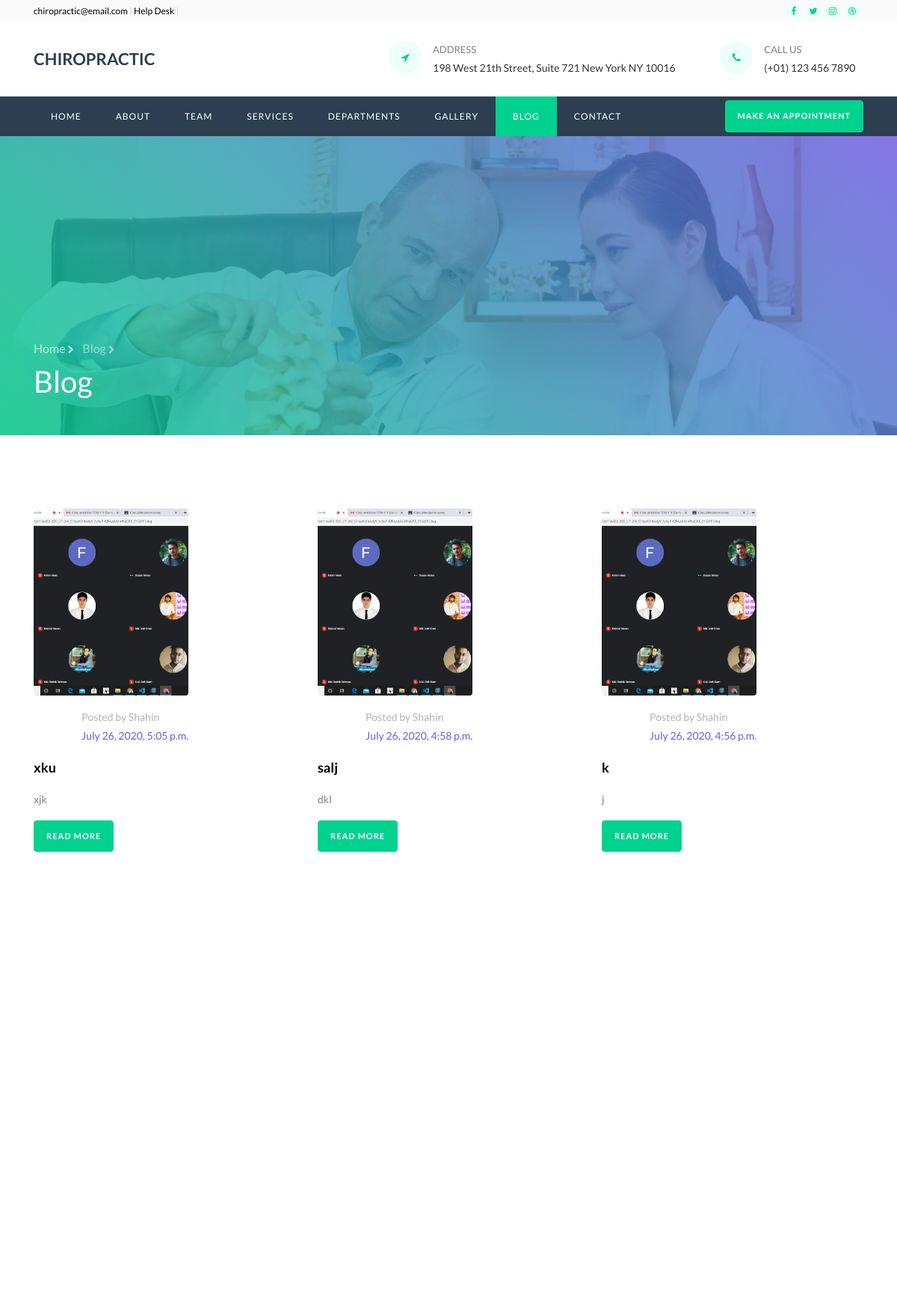
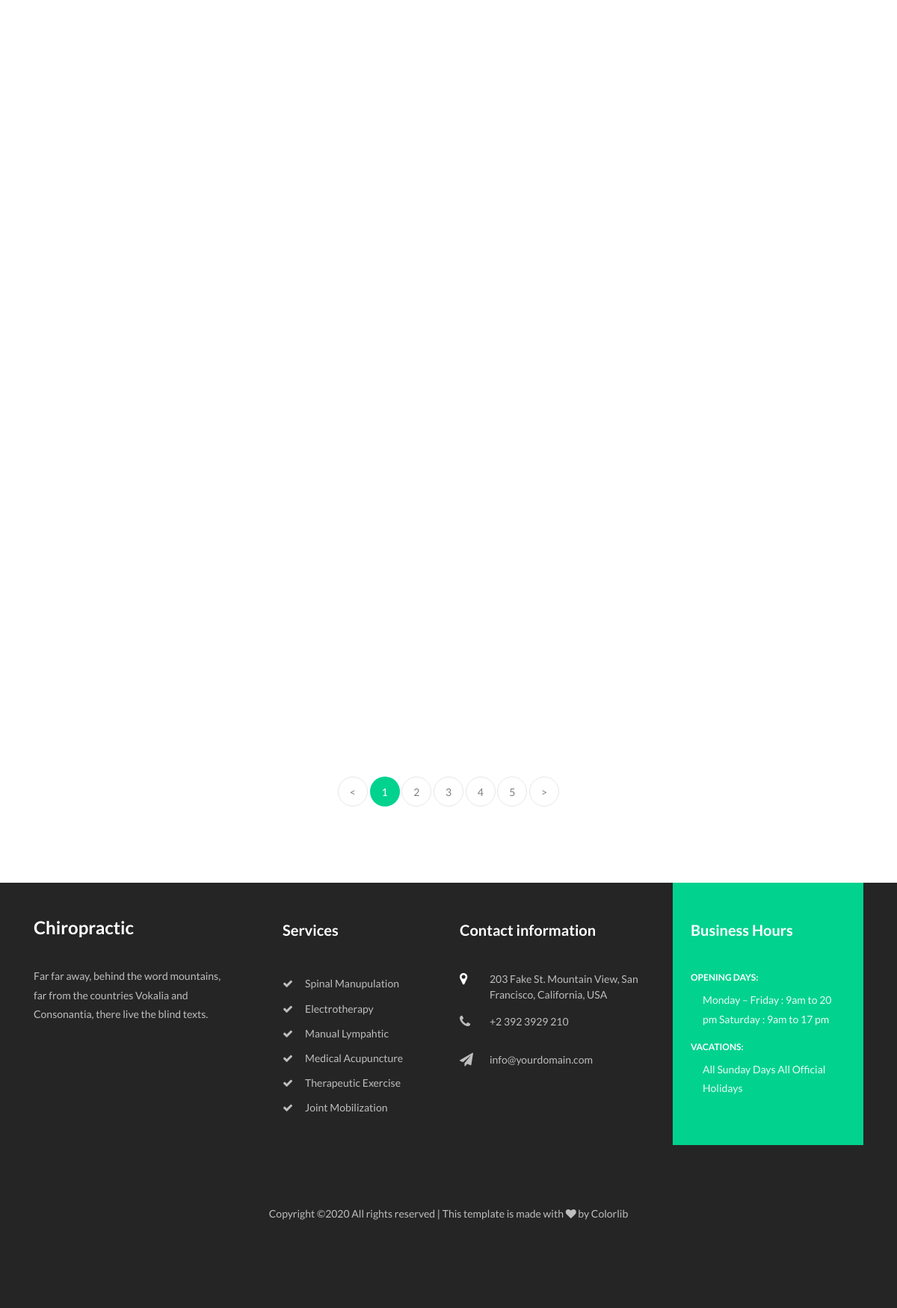
Screenshot of /blog/ with the database file from the repository (2 pictures, top to bottom).
### counseling/models.py (models this page shows, shortened)
class Status(models.Model):
    user = models.ForeignKey(User, on_delete=models.CASCADE)
    title = models.CharField(max_length=200)
    Artical= models.TextField(default='')
    Artical_img = models.ImageField(upload_to='post_pics', default='default.jpg')
    pub_date=models.DateTimeField(auto_now=True)
    class Meta:
        ordering = ['-pub_date']

### counseling/views.py (the view)
# urls.py: path("blog/",views.blog, name="blog"),
def blog(request):
    status = Status.objects.all()
    context = {'status': status}
    return render(request, 'counseling/blog.html',context)

### counseling/templates/counseling/blog.html
{% extends 'counseling/base.html' %}
{% load static %}
{% block blog %}active{% endblock %}
{% block body %}
    <section class="hero-wrap hero-wrap-2" style="background-image: url({% static 'counseling/images/bg_2.jpg' %});" data-stellar-background-ratio="0.5">
      <div class="overlay"></div>
      <div class="container">
        <div class="row no-gutters slider-text align-items-end">
          <div class="col-md-9 ftco-animate pb-5">
          	<p class="breadcrumbs mb-2"><span class="mr-2"><a href="index.html">Home <i class="fa fa-chevron-right"></i></a></span> <span>Blog <i class="fa fa-chevron-right"></i></span></p>
            <h1 class="mb-0 bread">Blog</h1>
          </div>
        </div>
      </div>
    </section>
		<section class="ftco-section">
      <div class="container">
        <div class="row">
            {%  for i in status %}
          <div class="col-md-4 d-flex ftco-animate">
            <div class="blog-entry align-self-stretch">
              <a href="blog-single.html" class="block-20 rounded" style="background-image: url(/media/{{ i.Artical_img }});">
              </a>
              <div class="text mt-3">
              	<div class="posted mb-3 d-flex">
              		<div class="img author" style="background-image: url(/media/{{ i.user.user_img }});"></div>
              		<div class="desc pl-3">
              			<span>Posted by {{ i.user.username }}</span>
              			<span>{{ i.pub_date }}</span>
              		</div>
              	</div>
                <h3 class="heading"><a href="#">{{ i.title }}</a></h3>
                <p>{{ i.Artical }}</p>
                <p><a href="\blog_single/{{i.id}}/" class="btn btn-primary">Read more</a></p>
              </div>
            </div>
          </div>
            {% endfor %}
        </div>
        <div class="row mt-5">
          <div class="col text-center">
            <div class="block-27">
              <ul>
                <li><a href="#">&lt;</a></li>
                <li class="active"><span>1</span></li>
                <li><a href="#">2</a></li>
                <li><a href="#">3</a></li>
                <li><a href="#">4</a></li>
                <li><a href="#">5</a></li>
                <li><a href="#">&gt;</a></li>
              </ul>
            </div>
          </div>
        </div>
      </div>
    </section>
{% endblock %}

### counseling/templates/counseling/base.html (shortened to what this page needs)
{% load static %}
<!DOCTYPE html>
<html lang="en">
  <head>
      <link rel="stylesheet" href="https://maxcdn.bootstrapcdn.com/bootstrap/4.0.0/css/bootstrap.min.css">
    <link rel="stylesheet" href="https://stackpath.bootstrapcdn.com/font-awesome/4.7.0/css/font-awesome.min.css">
    <link rel="stylesheet" href="{% static 'counseling/css/animate.css' %}">
    <link rel="stylesheet" href="{% static 'counseling/css/owl.carousel.min.css' %}">
    <link rel="stylesheet" href="{% static 'counseling/css/owl.theme.default.min.css' %}">
    <link rel="stylesheet" href="{% static 'counseling/css/magnific-popup.css' %}">
    <link rel="stylesheet" href="{% static 'counseling/css/bootstrap-datepicker.css' %}">
    <link rel="stylesheet" href="{% static 'counseling/css/jquery.timepicker.css' %}">
    <link rel="stylesheet" href="{% static 'counseling/css/flaticon.css' %}">
    <link rel="stylesheet" href="{% static 'counseling/css/style.css' %}">
  </head>
  <body>
  	<div class="top py-1">
  		<div class="container">
  			<div class="row">
	    		<div class="col d-flex align-items-center">
	    			<p class="mb-0"><a href="#">chiropractic@email.com</a> | <a href="#">Help Desk</a> | </p>
	    		</div>
	    		<div class="col-4 d-flex justify-content-end">
	    			<div class="social-media">
			    		<p class="mb-0 d-flex">
			    			<a href="#" class="d-flex align-items-center justify-content-center"><span class="fa fa-facebook"><i class="sr-only">Facebook</i></span></a>
			    			<a href="#" class="d-flex align-items-center justify-content-center"><span class="fa fa-twitter"><i class="sr-only">Twitter</i></span></a>
			    			<a href="#" class="d-flex align-items-center justify-content-center"><span class="fa fa-instagram"><i class="sr-only">Instagram</i></span></a>
			    			<a href="#" class="d-flex align-items-center justify-content-center"><span class="fa fa-dribbble"><i class="sr-only">Dribbble</i></span></a>
			    		</p>
		        </div>
	    		</div>
	    	</div>
  		</div>
  	</div>
		<div class="wrap">
	    <div class="container">
				<div class="row justify-content-between">
					<div class="col-md-3 mb-md-0 mb-4 d-flex align-items-center">
						<a class="navbar-brand" href="index.html">Chiropractic</a>
					</div>
					<div class="col-md-7">
						<div class="row">
							<div class="col-md-8 mb-md-0 mb-3">
								<div class="top-wrap d-flex">
									<div class="icon d-flex align-items-center justify-content-center"><span class="fa fa-location-arrow"></span></div>
									<div class="text"><span>Address</span><span>198 West 21th Street, Suite 721 New York NY 10016</span></div>
								</div>
							</div>
							<div class="col">
								<div class="top-wrap d-flex">
									<div class="icon d-flex align-items-center justify-content-center"><span class="fa fa-phone"></span></div>
									<div class="text"><span>Call us</span><span>(+01) 123 456 7890</span></div>
								</div>
							</div>
						</div>
					</div>
				</div>
			</div>
		</div>
		<nav class="navbar navbar-expand-lg navbar-dark ftco_navbar bg-dark ftco-navbar-light" id="ftco-navbar">
	    <div class="container">
				<div class="order-lg-last">
                    {% if request.user.is_authenticated %}
                    {% else %}
          <a href="\log" class="btn btn-primary">Make an appointment</a>
                    {% endif %}
        </div>
	      <div class="collapse navbar-collapse" id="ftco-nav">
	        <ul class="navbar-nav mr-auto">
	        	<li class="nav-item"><a href="\" class="nav-link">Home</a></li>
	        	<li class="nav-item {% block about %}{% endblock %}"><a href="\about" class="nav-link">About</a></li>
	        	<li class="nav-item {% block ProfileFilterView %}{% endblock %}"><a href="\ProfileFilterView" class="nav-link">Team</a></li>
	        	<li class="nav-item {% block services %}{% endblock %}"><a href="\services" class="nav-link">Services</a></li>
	        	<li class="nav-item {% block department %}{% endblock %}"><a href="\department" class="nav-link">Departments</a></li>
	        	<li class="nav-item {% block gallery %}{% endblock %}"><a href="\gallery" class="nav-link">Gallery</a></li>
	        	<li class="nav-item {% block blog %}{% endblock %}"><a href="\blog" class="nav-link">Blog</a></li>
	           <li class="nav-item {% block contact %}{% endblock %}"><a href="\contact" class="nav-link">Contact</a></li>
	        </ul>
	      </div>
	    </div>
	  </nav>
    {% block body %} {% endblock %}
    <footer class="footer ftco-section ftco-no-pt">
      <div class="container">
        <div class="row mb-5">
          <div class="col-md-6 col-lg">
            <div class="ftco-footer-widget py-4 py-md-5">
              <h2 class="logo"><a href="#">Chiropractic</a></h2>
              <p>Far far away, behind the word mountains, far from the countries Vokalia and Consonantia, there live the blind texts.</p>
              <ul class="ftco-footer-social list-unstyled float-md-left float-lft mt-4">
              </ul>
            </div>
          </div>
          <div class="col-md-6 col-lg">
            <div class="ftco-footer-widget ml-md-5 py-5">
              <h2 class="ftco-heading-2">Services</h2>
              <ul class="list-unstyled">
                <li><a href="#" class="py-1 d-block"><span class="fa fa-check mr-3"></span>Spinal Manupulation</a></li>
                <li><a href="#" class="py-1 d-block"><span class="fa fa-check mr-3"></span>Electrotherapy</a></li>
                <li><a href="#" class="py-1 d-block"><span class="fa fa-check mr-3"></span>Manual Lympahtic</a></li>
                <li><a href="#" class="py-1 d-block"><span class="fa fa-check mr-3"></span>Medical Acupuncture</a></li>
                <li><a href="#" class="py-1 d-block"><span class="fa fa-check mr-3"></span>Therapeutic Exercise</a></li>
                <li><a href="#" class="py-1 d-block"><span class="fa fa-check mr-3"></span>Joint Mobilization</a></li>
              </ul>
            </div>
          </div>
          <div class="col-md-6 col-lg">
            <div class="ftco-footer-widget py-4 py-md-5">
            	<h2 class="ftco-heading-2">Contact information</h2>
            	<div class="block-23 mb-3">
	              <ul>
	                <li><span class="icon fa fa-map-marker"></span><span class="text">203 Fake St. Mountain View, San Francisco, California, USA</span></li>
	                <li><a href="#"><span class="icon fa fa-phone"></span><span class="text">+2 392 3929 210</span></a></li>
	                <li><a href="#"><span class="icon fa fa-paper-plane"></span><span class="text">info@yourdomain.com</span></a></li>
	              </ul>
	            </div>
            </div>
          </div>
          <div class="col-md-6 col-lg">
             <div class="ftco-footer-widget bg-primary p-4 py-5">
              <h2 class="ftco-heading-2">Business Hours</h2>
              <div class="opening-hours">
              	<h4>Opening Days:</h4>
              	<p class="pl-3">
              		<span>Monday – Friday : 9am to 20 pm</span>
              		<span>Saturday : 9am to 17 pm</span>
              	</p>
              	<h4>Vacations:</h4>
              	<p class="pl-3">
              		<span>All Sunday Days</span>
              		<span>All Official Holidays</span>
              	</p>
              </div>
            </div>
          </div>
        </div>
        <div class="row">
          <div class="col-md-12 text-center">
            <p>
  Copyright &copy;<script>document.write(new Date().getFullYear());</script> All rights reserved | This template is made with <i class="fa fa-heart" aria-hidden="true"></i> by <a href="https://colorlib.com" target="_blank">Colorlib</a>
  </p>
          </div>
        </div>
      </div>
    </footer>
  {% load static %}
  </body>
</html>

### rows the page displays
Status: Artical_img (picture), user.username "Shahin", pub_date "July 26, 2020, 5:05 p.m.", title "xku", Artical "xjk"
Status: Artical_img (picture), user.username "Shahin", pub_date "July 26, 2020, 4:58 p.m.", title "salj", Artical "dkl"
Status: Artical_img (picture), user.username "Shahin", pub_date "July 26, 2020, 4:56 p.m.", title "k", Artical "j"
